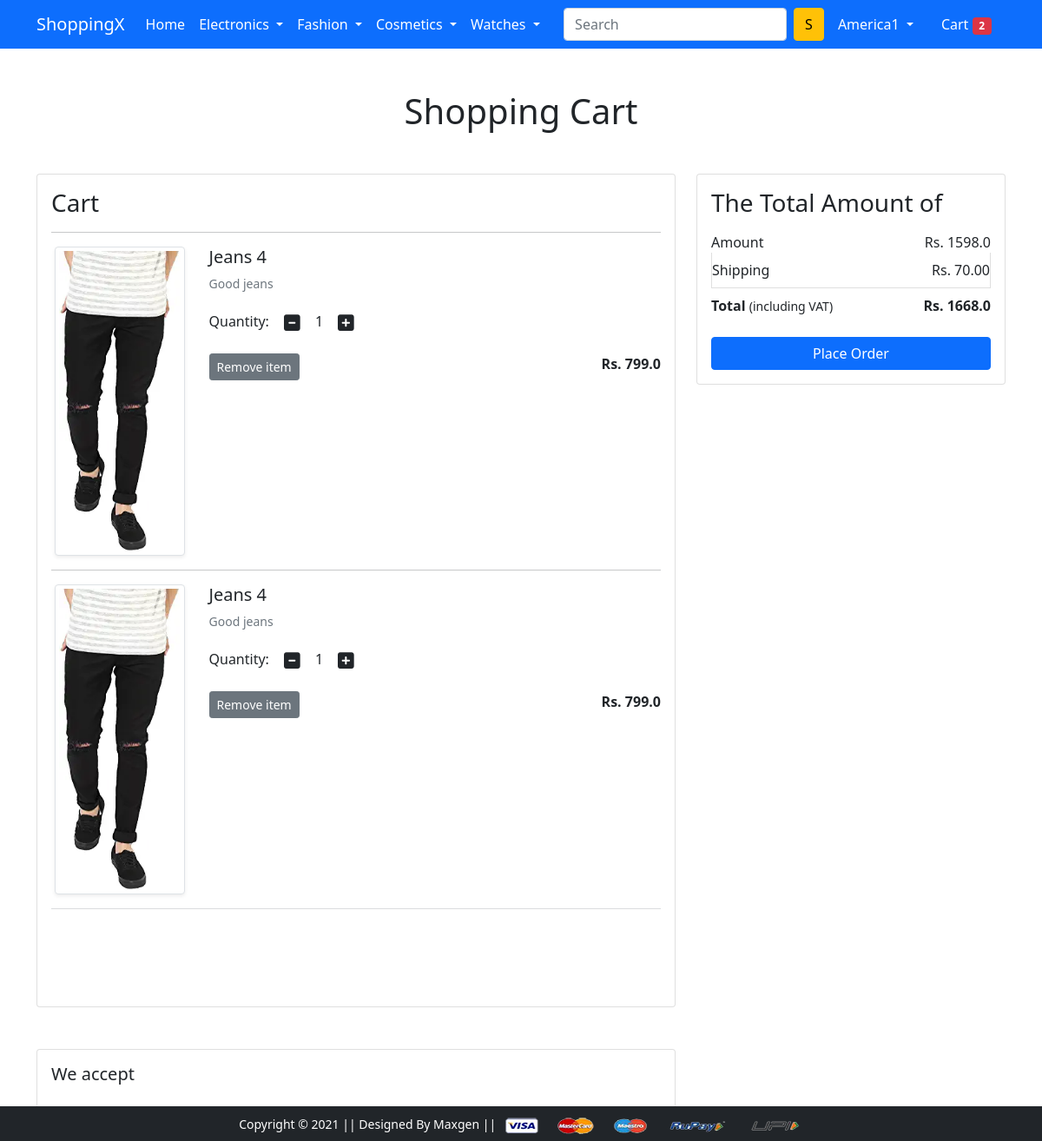
Page /cart/ (signed in) on the committed database.
### app/models.py (models this page shows)
class Cart(models.Model):
    user = models.ForeignKey(User,on_delete=models.CASCADE)
    product = models.ForeignKey(Product, on_delete=models.CASCADE)
    quantity = models.PositiveIntegerField(default=1)

class Product(models.Model):
    title = models.CharField(max_length=100)
    selling_price = models.FloatField()
    discounted_price = models.FloatField()
    description = models.TextField()
    brand = models.CharField(max_length=100)
    category = models.CharField(choices=CATEGORY_CHOICES,max_length=3)
    product_image = models.ImageField(upload_to='producting')

### app/views.py (the view)
# urls.py: path('cart/',views.show_cart,name='showcart'),
@login_required
def show_cart(request):
    totalitem = 0
    if request.user.is_authenticated:
        totalitem = len(Cart.objects.filter(user=request.user))
        user = request.user
        cart = Cart.objects.filter(user=user)
        amount = 0.0
        shipping_amount = 70.0
        total_amount = 0.0
        cart_product = [p for p in Cart.objects.all() if p.user == user]
        if cart_product:
            for p in cart_product:
                tempamount = (p.quantity * p.product.discounted_price)
                amount += tempamount
                totalamount = amount + shipping_amount
            return render(request, 'app/addtocart.html',{'carts':cart,'totalamount':totalamount,'amount':amount,'totalitem':totalitem})
        else:
            return render(request,'app/emptycart.html',)

### app/templates/app/addtocart.html (shortened to what this page needs)
{% extends 'app/base.html' %}
{% load static %}
{% block main-content %}
<div class="container my-5">
 <div class="row">
  <h1 class="text-center mb-5">Shopping Cart</h1>
  <div class="col-sm-8">
  <div class="card">
   <div class="card-body">
    <h3>Cart</h3>
    {%for cart in carts%}
    <hr>
    <div class="row">
     <div class="col-sm-3 text-center align-self-center"><img src="{{cart.product.product_image.url}}" alt="" srcset="" class="img-fluid img-thumbnail shadow-sm" height="150" width="150"> </div>
     <div class="col-sm-9">
      <div>
       <h5>{{cart.product.title}}</h5>
       <p class="mb-2 text-muted small">{{cart.product.description}}</p>
       <div class="my-3">
        <label for="quantity">Quantity:</label>
        <a class="minus-cart btn" pid={{cart.product.id}}><i class="fas fa-minus-square fa-lg"></i></a>
          <span id="quantity">{{cart.quantity}}</span>
        <a class="plus-cart btn" pid={{cart.product.id}}><i class="fas fa-plus-square fa-lg"></i></a>
       </div>
       <div class="d-flex justify-content-between">
        <a href="#" class="btn btn-sm btn-secondary mr-3 remove-cart" pid={{cart.product.id}}>Remove item </a>
        <p class="mb-0"><span><strong>Rs. {{cart.product.discounted_price}}</strong></span></p>
       </div>
      </div>
     </div>
    </div>
    {%endfor%}
    <hr class="text-muted">
   </div>
   </div>
  </div>
  <div class="col-sm-4">
   <div class="card">
    <div class="card-body">
      <h3>The Total Amount of</h3>
      <ul class="list-group">
       <li class="list-group-item d-flex justify-content-between align-items-center border-0 px-0 pb-0">Amount<span>Rs. <span id="amount">{{amount}}</span></span></li>
       <li class="list-group-item d-flex justify-content-between align-items-center px-0">Shipping<span>Rs. 70.00</span></li>
       <li class="list-group-item d-flex justify-content-between align-items-center border-0 px-0 mb-3">
        <div>
           <strong>Total</strong> <small>(including VAT)</small>
         </div>
         <span><strong>Rs. <strong id="totalamount">{{totalamount}}</strong></strong></span>
       </li>
      </ul>
      <div class="d-grid"><a href="{% url 'checkout' %}" class="btn btn-primary">Place Order</a></div>
    </div>
   </div>
  </div>
 </div>
</div>
<div class="container">
 <div class="row">
  <div class="col-sm-8">
   <div class="card">
    <div class="card-body">
      <h5 class="mb-4">We accept</h5>
    </div>
  </div>
  </div>
 </div>
</div>
{% endblock main-content %}

### app/templates/app/base.html (shortened to what this page needs)
<!doctype html>
{% load static %}
<html lang="en">
  <head>
    <link href="https://cdn.jsdelivr.net/npm/bootstrap@5.0.0-beta1/dist/css/bootstrap.min.css" rel="stylesheet">
    <link rel="stylesheet" href="{% static 'app/css/owl.carousel.min.css' %}">
    <link rel="stylesheet" href="{% static 'app/css/all.min.css' %}">
    <link rel="stylesheet" href="{% static 'app/css/style.css' %}">
  </head>
  <body>
<nav class="navbar navbar-expand-lg navbar-dark bg-primary">
     <div class="container">
       <a class="navbar-brand" href="/">ShoppingX</a>
       <div class="collapse navbar-collapse" id="navbarSupportedContent">
         <ul class="navbar-nav me-auto mb-2 mb-lg-0">
           <li class="nav-item">
             <a class="nav-link active" aria-current="page" href="/">Home</a>
           </li>
           <li class="nav-item dropdown">
             <a class="nav-link dropdown-toggle text-white" href="#" id="electronicsDropdown" role="button" data-bs-toggle="dropdown" aria-expanded="false">
               Electronics
             </a>
           </li>
           <li class="nav-item dropdown">
             <a class="nav-link dropdown-toggle text-white" href="#" id="fashionDropdown" role="button" data-bs-toggle="dropdown" aria-expanded="false">
               Fashion
             </a>
           </li>
           <li class="nav-item dropdown">
            <a class="nav-link dropdown-toggle text-white" href="#" id="fashionDropdown" role="button" data-bs-toggle="dropdown" aria-expanded="false">
              Cosmetics
            </a>
          </li>
          <li class="nav-item dropdown">
            <a class="nav-link dropdown-toggle text-white" href="#" id="fashionDropdown" role="button" data-bs-toggle="dropdown" aria-expanded="false">
              Watches
            </a>
          </li>
         </ul>
         <form class="d-flex" action="{% url 'search' %}">
           <input class="form-control me-2" type="search" name="query" placeholder="Search" aria-label="Search">
           <button class="btn btn-warning" type="submit">S</button>
         </form>
         <div>
          <ul class="navbar-nav me-auto mb-2 mb-lg-0">
            {%if request.user.is_authenticated%}
           <li class="nav-item dropdown mx-2">
              <a class="nav-link dropdown-toggle text-white" href="#" id="profileDropdown" role="button" data-bs-toggle="dropdown" aria-expanded="false">
                {{request.user.username|capfirst}}
              </a>
            </li>
            <li class="nav-item mx-2">
             <a href="{% url 'showcart' %}" class="nav-link text-white">Cart <span class="badge bg-danger">{{totalitem}}</span></a>
            </li>
            {%endif%}
          </ul>
         </div>
       </div>
     </div>
    </nav>
    {% block main-content %} {% endblock main-content %}
    <footer class="container-fluid bg-dark text-center p-2 mt-5 fixed-bottom" >
        <small class="text-white">Copyright &copy; 2021 || Designed By Maxgen || </small>
        <img src="{% static 'app/images/payment.png' %}" alt="" srcset="" class="img-fluid" height="2px">
    </footer>
  </body>
</html>

### rows in the picture
Cart: product.product_image (picture), product "Jeans 4", product.description "Good jeans", quantity "1", product.discounted_price "799.0"
Cart: product.product_image (picture), product "Jeans 4", product.description "Good jeans", quantity "1", product.discounted_price "799.0"

### other values in the picture
{{ request.user.username|capfirst }} "America1"
{{ totalitem }} "2"
{{ amount }} "1598.0"
{{ totalamount }} "1668.0"
